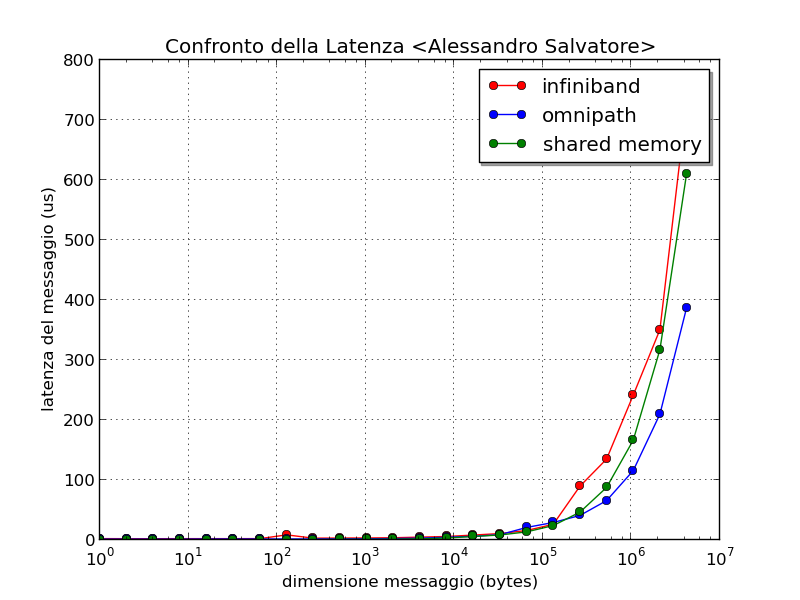

Write the Python code that produced this figure.
#!/usr/bin/env python2

import matplotlib
matplotlib.use('Agg')
import matplotlib.pyplot as plt 
import pandas as pd 

imb_ib = pd.read_csv("IMB.MPI1.ib.dat",comment="#", sep='\s+',  names=["bytes", "repetitions","time","MBps"] )
imb_opa = pd.read_csv("IMB-MPI1.opa.dat",comment="#", sep='\s+',  names=["bytes", "repetitions","time","MBps"] )
imb_shm = pd.read_csv("IMB-MPI1.shm.dat",comment="#", sep='\s+',  names=["bytes", "repetitions","time","MBps"] )

#print (imb.MBps)

plt.title('Confronto della Latenza <Alessandro Salvatore>')
plt.grid()
plt.xlabel('dimensione messaggio (bytes)')
plt.xscale('log')
plt.ylabel('latenza del messaggio (us)')


plt.plot(imb_ib.bytes,imb_ib.time,'ro',label='infiniband',linestyle='-')
plt.plot(imb_opa.bytes,imb_opa.time,'bo',label='omnipath',linestyle='-')
plt.plot(imb_shm.bytes,imb_shm.time,'go',label='shared memory',linestyle='-')

plt.legend(shadow=True)

plt.savefig('Confronto_Latenza.png')
